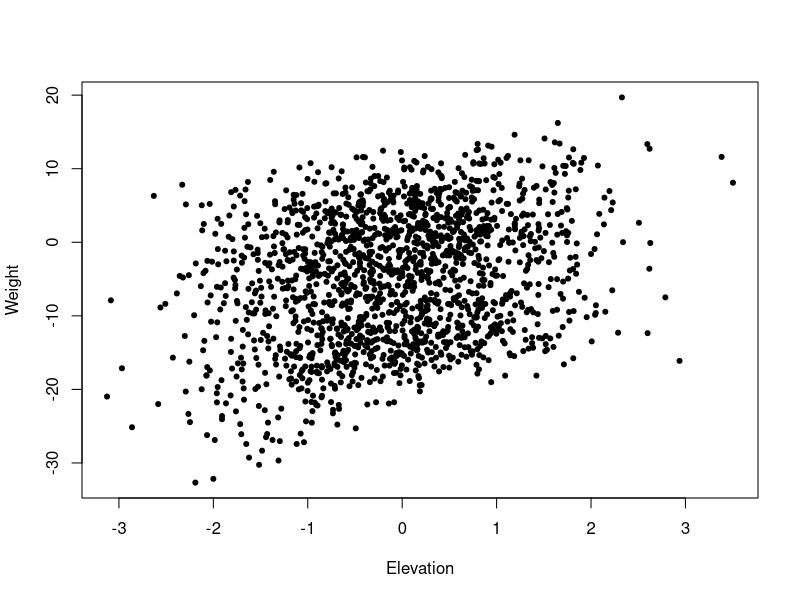
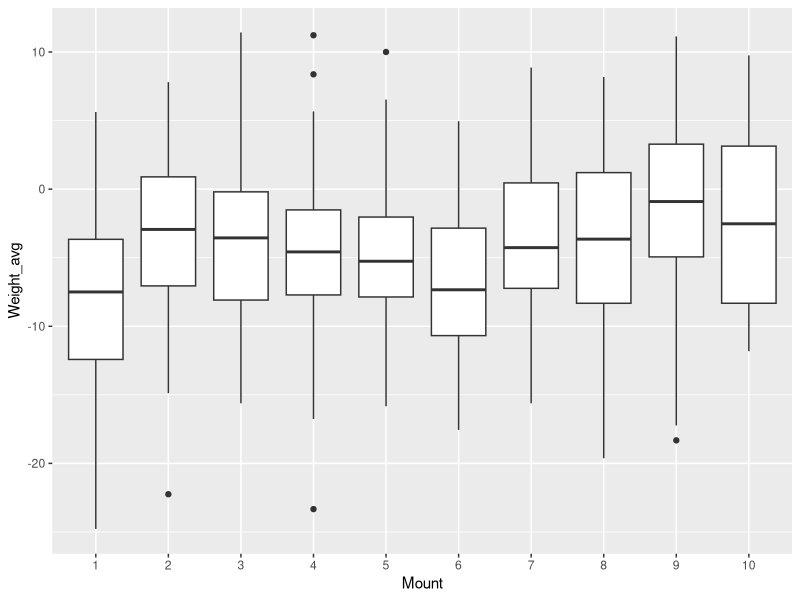
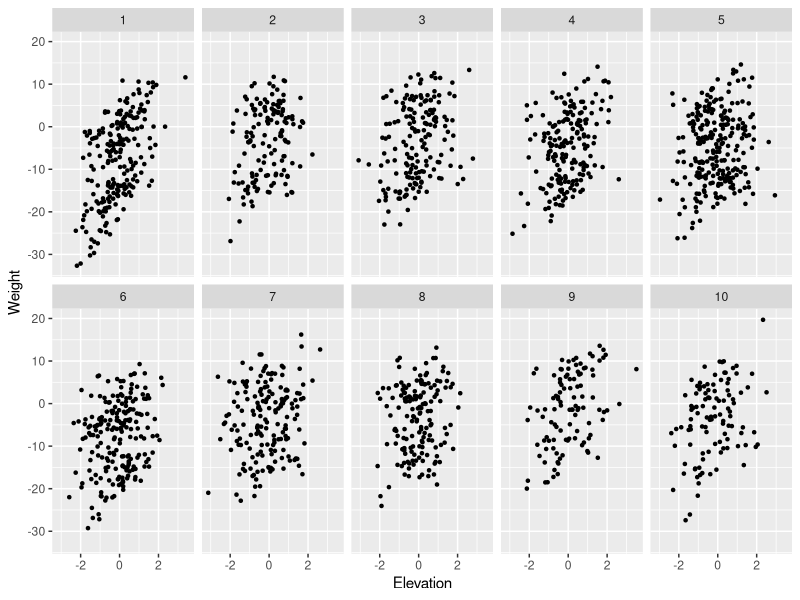
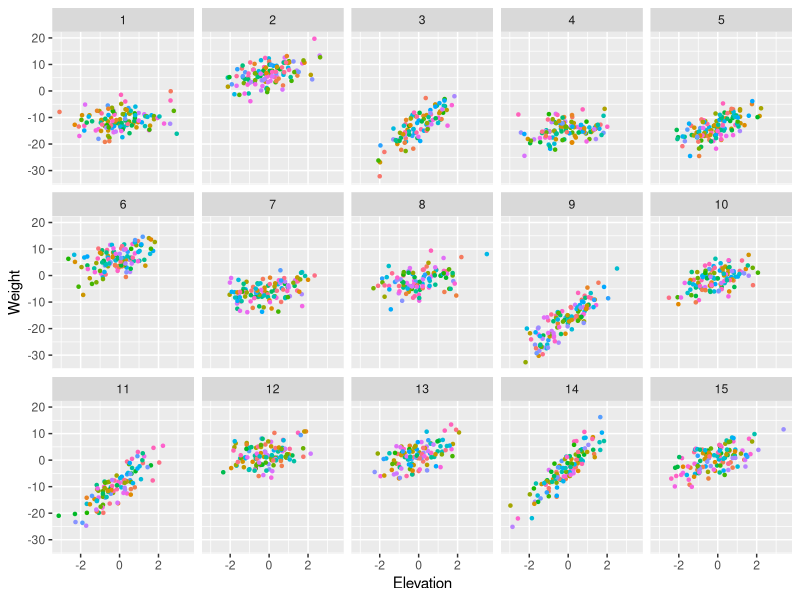

Here is the R script that generated these plots, in order:
## ---- chunk 1
## Sample sizes:
mount_N <- 10 # Number of mountains sampled
obs_N_perMount <- sample(c(100:300), size=mount_N, replace=T)
obs_N <- sum(obs_N_perMount)
# Note: the same species could be found on different mountains
genera_N <- 15 # Number of genera
species_N_perGenus <- sample(c(2:8), size=genera_N, replace=T) # Number of species per genus
species_N <- sum(species_N_perGenus)

## Create placeholders
# Make sure these are factors, which will be used later. 
Mount <- factor(rep(c(1:mount_N), times=obs_N_perMount))
Genera <- factor(sample(c(1:genera_N), size=obs_N, replace=T))
Species <- factor(sample(c(1:species_N), size=obs_N, replace=T))
  
## Now assign parameters that determine the relationship between elevation and body size
beta_mean <- 2.0 # Slope: Body size declines with elevation
alpha_mean <- 0.0 # Intercept: Mean body size (centered and scaled)

# Random effects on slope
species_sd_beta <- 0.5 
genera_sd_beta <- 2.5
mount_sd_beta <- 1.0

species_rand_beta <- rnorm(species_N, 0, species_sd_beta)
genera_rand_beta <- rnorm(genera_N, 0, genera_sd_beta)
mount_rand_beta <- rnorm(mount_N, 0, mount_sd_beta)

# Random effects on intercept
species_sd_alpha <- 2.5
genera_sd_alpha <- 10.0
mount_sd_alpha <- 2.5

species_rand_alpha <- rnorm(species_N, 0, species_sd_alpha)
genera_rand_alpha <- rnorm(genera_N, 0, genera_sd_alpha)
mount_rand_alpha <- rnorm(mount_N, 0, mount_sd_alpha)

## Elevation (centered and scaled)
Elevation <- rnorm(obs_N, 0, 1)

## Generate body weights
# Note: Because we generated the data above in a smart way, we can vectorize this process!
Weight <- vector(mode="numeric", length=obs_N)
# Add the intercept with random effects:
Weight <- alpha_mean + species_rand_alpha[Species] + genera_rand_alpha[Genera] + mount_rand_alpha[Mount]
# Add the slope with random effects:
Weight <- Weight + (beta_mean + species_rand_beta[Species] + genera_rand_beta[Genera] + mount_rand_beta[Mount]) * Elevation

# Put this into a big data frame:
berg <- data.frame(Mount, Genera, Species, Elevation, Weight)
head(berg)
## ---- chunk 2
plot(berg$Weight ~ berg$Elevation, pch=20, xlab="Elevation", ylab="Weight")
## ---- chunk 3
library(tidyverse) # This launches all the best packages
## ---- chunk 4
berg %>% # This symbol pipes the result to the next function
  group_by(Mount) %>% # Essentially cluster all the data for each mountain
  summarize(Weight_avg = mean(Weight), Weight_sd = sd(Weight)) # Create new columns that summarize Weight
## ---- chunk 5
berg %>% 
  group_by(Mount, Genera) %>% # Cluster all the data for each mountain AND genus
  summarize(Weight_avg = mean(Weight), Weight_sd = sd(Weight)) %>%
  print(n=20) # Print 20 rows, instead of the default 10
## ---- chunk 6
berg %>% 
  group_by(Mount) %>% 
  summarize(species_N_perMount = length(unique(Species))) 
## ---- chunk 7
berg %>% 
  group_by(Mount, Species) %>% # Cluster all the data for each mountain AND SPECIES
  summarize(Weight_avg = mean(Weight)) %>%
  ggplot(aes(y=Weight_avg, x=Mount)) + 
  geom_boxplot()
## ---- chunk 8
ggplot(berg, aes(x=Elevation, y=Weight))+
  geom_point(shape=20)+
  facet_wrap(~Mount, ncol=5) # We'll see all 10 mountains separately
## ---- chunk 9
ggplot(berg, aes(x=Elevation, y=Weight, color=Species))+
  geom_point(shape=20)+
  facet_wrap(~Genera, ncol=5)+
  guides(color=F) # There are many species, so suppress the color legend
